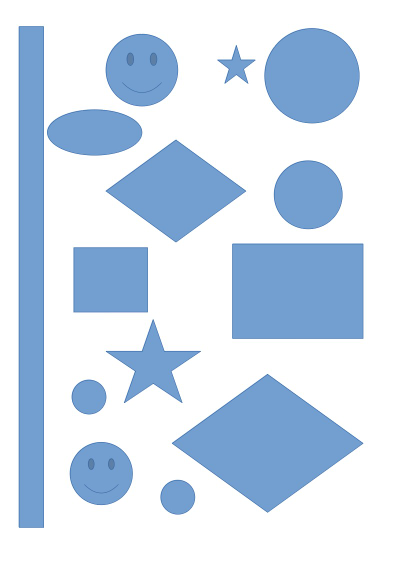
#> input picture images/shapes.jpg, 397 x 562 px
$ python zad4.py
#> lines starting #> are read from the running program, lines starting #| are printed output that depends on the picture; after the words box and inside, x2 and y2 are one past the last pixel; in counts of white or black regions, pixels touching at a corner belong together
import cv2 as cv
import numpy as np


def empty_callback(value):
    # print(f'Trackbar reporting for duty with value: {value}')
    pass


img = cv.imread("../images/shapes.jpg", cv.IMREAD_REDUCED_COLOR_2)
#> img is the input picture: shape (562, 397, 3); mean B, G, R 238, 221, 205.7
gray = cv.cvtColor(img, cv.COLOR_BGR2GRAY)
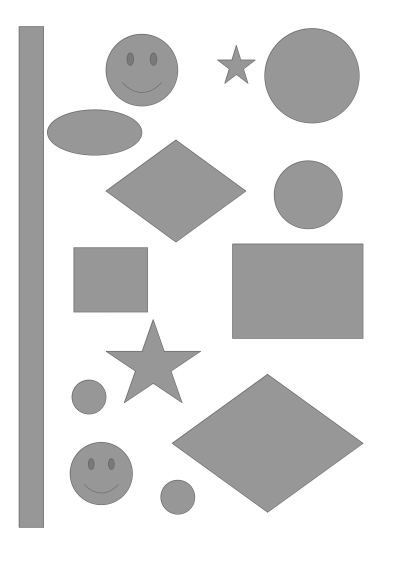
#> gray: shape (562, 397); min 102, max 255, mean 218.2
edges = cv.Canny(gray, 15, 50)
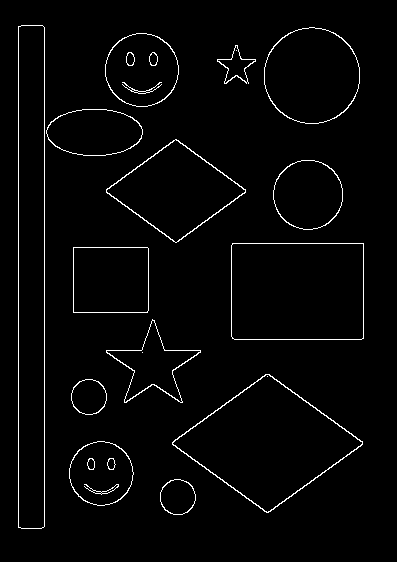
#> edges: shape (562, 397); 2.4% white in thin lines or dots, all inside (x1, y1, x2, y2) = (18, 25, 364, 529)

cv.imshow("Input", img)
cv.imshow("Edges", edges)

thr = 30
min_length = 21
max_gap = 2
# cv.createTrackbar('threshold', 'Input', thr, 100, empty_callback)
# cv.createTrackbar('min_length', 'Input', min_length, 50, empty_callback)
# cv.createTrackbar('max_gap', 'Input', max_gap, 50, empty_callback)

while True:
    # sleep for 10 ms waiting for user to press some key, return -1 on timeout
    key_code = cv.waitKey(20)
#> (key Esc is pressed here)
    if key_code == 27:
        # escape key pressed
        break

    # [6 lines of commented-out code are left out]
    result = img.copy()
    lines = cv.HoughLinesP(edges, 1, np.pi / 180, thr, minLineLength=min_length, maxLineGap=max_gap)
    for line in lines:
        x1, y1, x2, y2 = line[0]
        cv.line(result, (x1, y1), (x2, y2), (0, 255, 0), 5)

    # CIRCLES
    circles = cv.HoughCircles(edges, cv.HOUGH_GRADIENT, 1, 20, param1=50, param2=30, minRadius=0, maxRadius=50)
    circles = np.uint16(np.around(circles))

    for i in circles[0, :]:
        # draw the outer circle
        cv.circle(result, (i[0], i[1]), i[2], (255, 0, 0), 5)
        # draw the center of the circle
        cv.circle(result, (i[0], i[1]), 2, (0, 0, 255), 5)

    cv.imshow("Output", result)

$ run again, with images/fruit.jpg copied over images/shapes.jpg
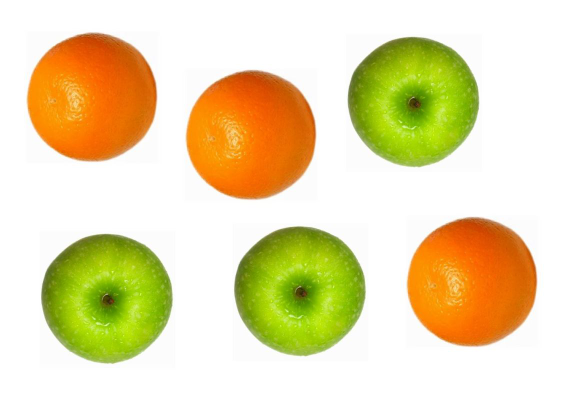
#> input picture images/fruit.jpg, 562 x 397 px
#> img is the input picture: shape (397, 562, 3); mean B, G, R 169.2, 217.2, 231.1
#> `gray = cv.cvtColor(img, cv.COLOR_BGR2GRAY)`:
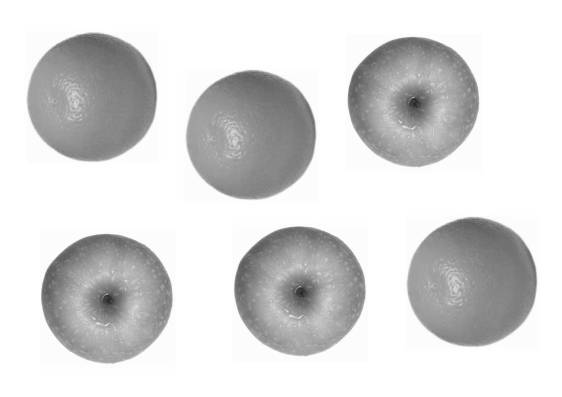
#> gray: shape (397, 562); min 35, max 255, mean 215.9
#> `edges = cv.Canny(gray, 15, 50)`:
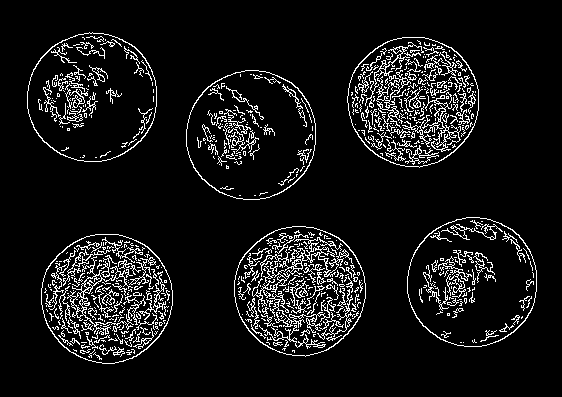
#> edges: shape (397, 562); 8.4% white in thin lines or dots, all inside (x1, y1, x2, y2) = (27, 32, 537, 364)
